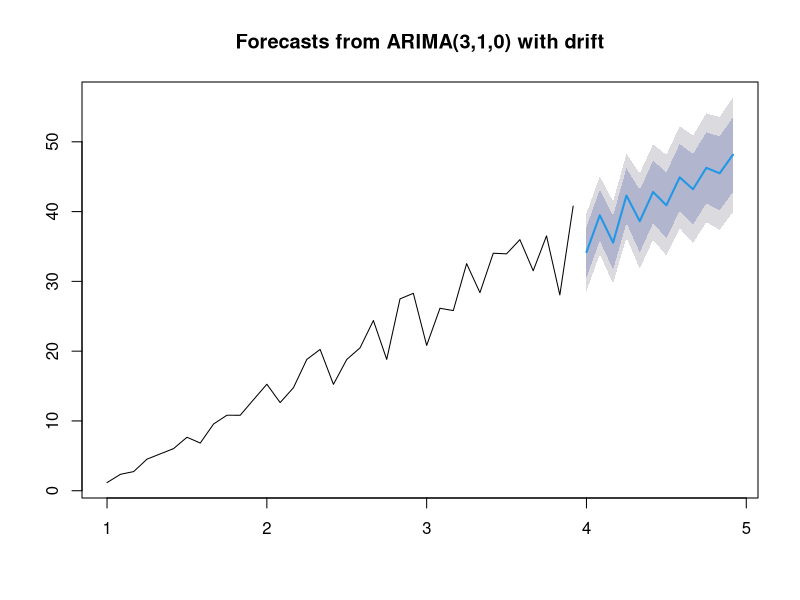
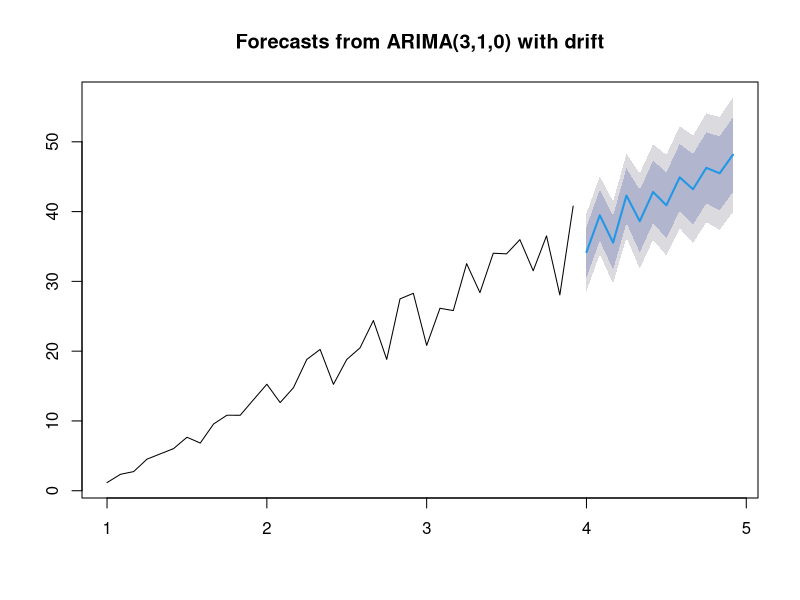

Write the R code that produced these figures, in order.
#MICROSTRATEGY_BEGIN
#
#RVAR Target -input -numeric -vector
#
#RVAR CycleLength -parameter NumericParam1
#RVAR Horizon -parameter NumericParam2
#RVAR Conf1 -parameter NumericParam3
#RVAR Conf2 -parameter NumericParam4
#RVAR ImageName -parameter StringParam8
#RVAR FileName -parameter StringParam9
#
#RVAR Forecast -output -numeric -vector  #Metric Expression: RScript<_RScriptFile="ARIMA.R", _InputNames="Target", SortBy=(Month), NumericParam1=12, NumericParam2=12, NumericParam3=80, NumericParam4=95>(Target)
#RVAR ForecastLo1 -output -numeric -vector  #Metric Expression: RScript<_RScriptFile="ARIMA.R", _InputNames="Target", [_OutputVar]="ForecastLo1", SortBy=(Month), NumericParam1=12, NumericParam2=12, NumericParam3=80, NumericParam4=95>(Target)
#RVAR ForecastHi1 -output -numeric -vector  #Metric Expression: RScript<_RScriptFile="ARIMA.R", _InputNames="Target", [_OutputVar]="ForecastHi1", SortBy=(Month), NumericParam1=12, NumericParam2=12, NumericParam3=80, NumericParam4=95>(Target)
#RVAR ForecastLo2 -output -numeric -vector  #Metric Expression: RScript<_RScriptFile="ARIMA.R", _InputNames="Target", [_OutputVar]="ForecastLo2", SortBy=(Month), NumericParam1=12, NumericParam2=12, NumericParam3=80, NumericParam4=95>(Target)
#RVAR ForecastHi2 -output -numeric -vector  #Metric Expression: RScript<_RScriptFile="ARIMA.R", _InputNames="Target", [_OutputVar]="ForecastHi2", SortBy=(Month), NumericParam1=12, NumericParam2=12, NumericParam3=80, NumericParam4=95>(Target)
#
#MICROSTRATEGY_END

mstr.ErrMsg <- tryCatch({                                      #tryCatch for Exception Handling
  if(exists("mstr.WorkingDir")) setwd(mstr.WorkingDir)         #Working Directory if executed by MicroStrategy
  
  timer <- proc.time()                                         #Start a timer to measure how long it takes
    
  #Check to see if package(s) are installed, install if not and then load
  CheckInstallPackages <- function(pkgs) {                     #pkgs is a vector of strings with length >= 1
    x <- lapply(pkgs, function(pkg){                           #For each pkg in pkgs (attempt to load each package one at a time):
      if(!do.call("require", list(pkg))) {                     #  Load the package if available,
        try(install.packages(pkg, lib=.Library,
                             repos="http://cran.rstudio.com")) #    Silently attempt to install into the default library
        tryCatch(do.call("library", list(pkg)),                #    Now attempt to load the package, catch error if it wasn't installed
          error = function(err) {                              #    Catch if we're unable to install into the default library
            if(!interactive()) {                               #      If non-interactive, install into this user's personal library
              personalLibPath <- Sys.getenv("R_LIBS_USER")     #        Get the path to this user's personal library
              if(is.na(match(personalLibPath, .libPaths()))) { #        If the personal library is not in the list of libraries
                dir.create(personalLibPath, recursive = TRUE)  #          Then create the personal library
                .libPaths(personalLibPath)                     #          And add the personal library to the list of libraries
              }
              install.packages(pkg, lib=personalLibPath,       #        Attempt to install the package into the personal library
                              repos="http://cran.rstudio.com") #          if this fails, raise the error back to the report
              do.call("library", list(pkg))                    #        Finally, attempt to load the package
            }
          }
        )
      }
    })
  }
  
  #Load packages
  CheckInstallPackages("forecast")                             #Load the "forecast" package
  
  #Get the data
  if(!exists("mstr.ExFlag")) {                                 #If this is NOT via a MicroStrategy Report Execution
    set.seed(42)                                               #  Set the random number generator seed
    Target <- (seq(1:36) * (0.8 + (0.4*runif(36, 0, 1))))      #  Set some linear but noisy values for the Target
    FileName <- "ARIMA_Rconsole"                               #  Set the Model Name
    CycleLength <- 12                                          #  It's Monthly Data
    Horizon <- 12                                              #  Forecast Horizon of 12 months
    Conf1  <- 80                                               #  Lower confidence band is 80%
    Conf2  <- 95                                               #  Upper confidence band is 95%
    ImageName = "ARIMA_Console"
    FileName = ImageName
  }
  
  #Modeling
  tsObj <- ts(Target[!is.na(Target)],
              frequency=CycleLength)                           #Create a time series object with this data -- without any nulls
  model <- auto.arima(tsObj, stepwise=TRUE,
                      trace=FALSE)                             #Build an ARIMA model using the "auto" ARIMA function
                                     
  arimaFcst <- forecast(model,
                        h=Horizon,
                        level=c(Conf1, Conf2))                 #Create the forecast
  Forecast <- append(tsObj, arimaFcst$mean)                    #Output for the mean or expected value
  ForecastLo1 <- append(tsObj, arimaFcst$lower)                #Output for the first lower confidence band
  ForecastHi1 <- append(tsObj, arimaFcst$upper)                #Output for the first upper confidence band
  ForecastLo2 <- append(tsObj, arimaFcst$lower[, 2])           #Output for the second lower confidence band
  ForecastHi2 <- append(tsObj, arimaFcst$upper[, 2])           #Output for the second upper confidence band
  
  timerXeq <-(proc.time() - timer)                             #Capture Execution Timer for Rdata file
  
  #Additional results saved to files
  if(nchar(FileName)>0) {                                      #If FileName is not an empty string
    save(list=c("Target", "model", "arimaFcst", "Forecast"),
         file=paste(FileName, ".Rdata", sep=""))               #Persist objects to file
  }
  if(nchar(ImageName)>0) {                                     #If FileName is not an empty string
    jpeg(paste(ImageName, ".jpg", sep=""))                     #  Output the ARIMA chart
    plot(forecast(model, h=Horizon))                           #  to a file
	    dev.off()                                                  #  close the file
  }
  if(!exists("mstr.ExFlag")) {                                 #If this is via a MicroStrategy Report Execution
    plot(forecast(model, h=Horizon))                           #  Plot the ARIMA Chart
  }
  
  if(!exists("mstr.ExFlag")) {
    try(print(paste0("Success! Elasped Time=",
                     format((proc.time() - timer)[3],
                            nsmall=3), "sec")))                #Print success message with overall time
  }  
  mstr.ErrMsg <- ""                                            #If we made it here, no errors were caught
}, error = function(err) {                                     #Catch block to report an error
  try(print(err))                                              #  Print error message to console (using try to continue on any print error)
  return(err$message)                                          #  Return error Message
})
